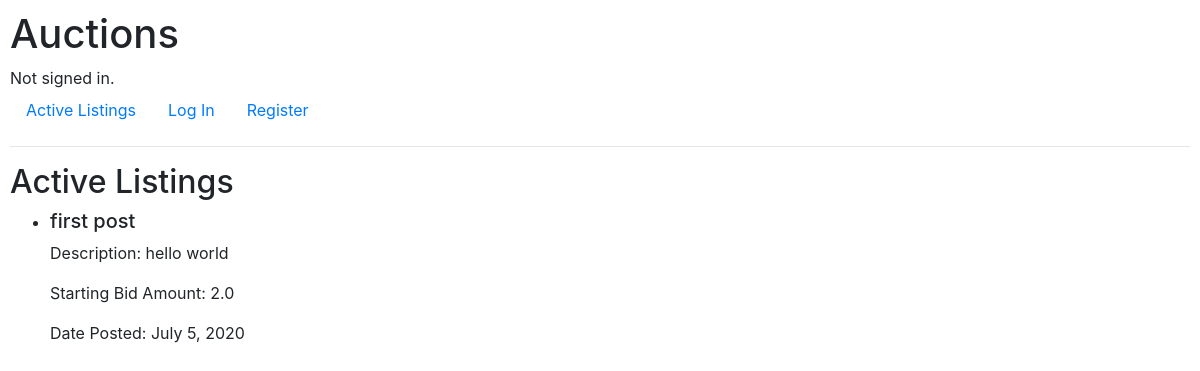
The app's page /, older data.
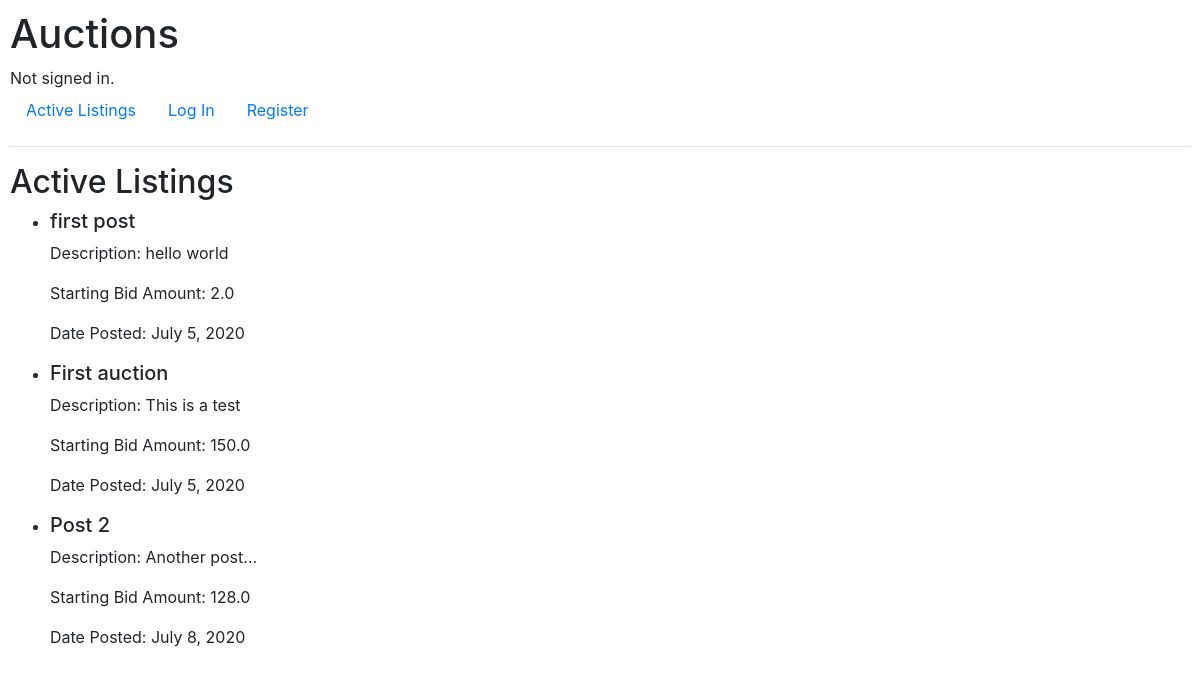
The same page, newer data.
### auctions/models.py (models this page shows, shortened)
class Auction(models.Model):
    title = models.CharField(max_length=30)
    description = models.CharField(max_length=300)
    startingBidAmount = models.FloatField()
    currentAmount = models.FloatField(null=True)
    userPosted = models.ForeignKey(User, on_delete=models.CASCADE)
    date = models.DateField(auto_now_add=True, blank=True)
    time = models.TimeField(auto_now=True, blank=True)
    imageURL = models.URLField(null=True)
    category = models.CharField(max_length=30, null=True)

### auctions/views.py (the view)
# urls.py: path("", views.index, name="index"),
def index(request):
    auctions = sorted(Auction.objects.all(), key=lambda auction: auction.time, reverse=True)
    return render(request, "auctions/index.html", {
        "auctions": auctions
    })

### auctions/templates/auctions/index.html (shortened to what this page needs)
{% extends "auctions/layout.html" %}
{% block body %}
    <h2>Active Listings</h2>
    <ul>
        {% for auction in auctions %}
        <li>
            <h5>{{auction.title}}</h5>
                <p>Description: {{auction.description}}</p>
            {% if auction.currentAmount == null %}
                <p>Starting Bid Amount: {{auction.startingBidAmount}}</p>
            {% else %}
                <p>Current Bid Amount: {{auction.currentAmount}}</p>
            {% endif %}
            <p>Date Posted: {{auction.date}}</p>
        </li>
        {% empty %}
        No auctions have been posted...
        {% endfor %}
    </ul>
{% endblock %}

### auctions/templates/auctions/layout.html (shortened to what this page needs)
{% load static %}
<!DOCTYPE html>
<html lang="en">
    <head>
        <link rel="stylesheet" href="https://stackpath.bootstrapcdn.com/bootstrap/4.4.1/css/bootstrap.min.css">
        <link href="{% static 'auctions/styles.css' %}" rel="stylesheet">
    </head>
    <body>
        <h1>Auctions</h1>
        <div>
            {% if user.is_authenticated %}
                Signed in as <strong>{{ user.username }}</strong>.
            {% else %}
                Not signed in.
            {% endif %}
        </div>
        <ul class="nav">
            <li class="nav-item">
                <a class="nav-link" href="{% url 'index' %}">Active Listings</a>
            </li>
            {% if user.is_authenticated %}
                <li class="nav-item">
                    <a class="nav-link" href="{% url 'createListing' %}">Create Listing</a>
                </li>
                <li class="nav-item">
                    <a class="nav-link" href="{% url 'logout' %}">Log Out</a>
                </li>
            {% else %}
                <li class="nav-item">
                    <a class="nav-link" href="{% url 'login' %}">Log In</a>
                </li>
                <li class="nav-item">
                    <a class="nav-link" href="{% url 'register' %}">Register</a>
                </li>
            {% endif %}
        </ul>
        <hr>
        {% block body %}
        {% endblock %}
    </body>
</html>

### auctions/static/auctions/styles.css (style rules this page uses)
body { padding: 10px; }

Row changes from the older to the newer data that the page shows:
added Auction: title "First auction", description "This is a test", startingBidAmount "150.0", date "July 5, 2020"
added Auction: title "Post 2", description "Another post...", startingBidAmount "128.0", date "July 8, 2020"
